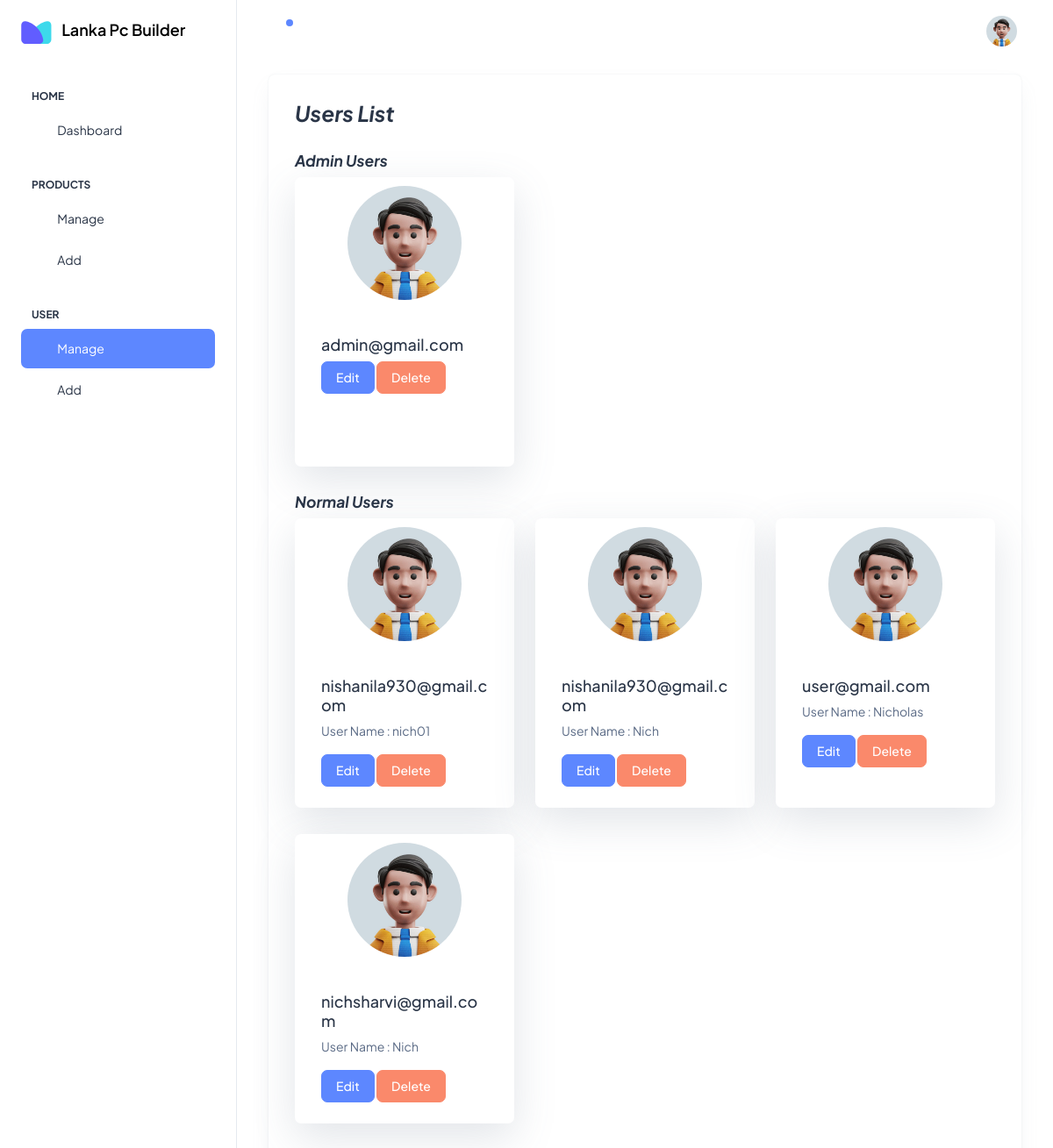
Page /admin/manageUser.php on the committed database.
### tables this page shows
CREATE TABLE IF NOT EXISTS `user` (
  `user_id` int NOT NULL AUTO_INCREMENT,
  `user_name` varchar(60) NOT NULL,
  `user_email` varchar(100) NOT NULL,
  `user_password` varchar(60) NOT NULL,
  PRIMARY KEY (`user_id`)
);

### admin/classs/function.php (called while the page is built, shortened)
<?php
$db = new dbConn();
$conn = $db->getConnection();
class fun {
    function displayUser() {
        global $conn;
        $query = "SELECT * FROM `user`";
        if (mysqli_query($conn, $query)) {
            $user_info = mysqli_query($conn, $query);
            return $user_info;
        }
    }
    function displayAdminUser() {
        global $conn;
        $query_admin = "SELECT * FROM `admin`";
        if (mysqli_query($conn, $query_admin)) {
            $admin_user_info = mysqli_query($conn, $query_admin);
            return $admin_user_info;
        }
    }
}
?>

### admin/manageUser.php (the view, shortened to what this page needs)
<?php
include('classs/function.php');
$fun = new fun();
$user = $fun->displayUser();
$adminUser = $fun->displayAdminUser();
?>
<!doctype html>
<html lang="en">
<head>
    <link rel="stylesheet" href="css/styles.min.css" />
</head>
<body>
    <div class="page-wrapper" id="main-wrapper" data-layout="vertical" data-navbarbg="skin6" data-sidebartype="full" data-sidebar-position="fixed" data-header-position="fixed">
        <aside class="left-sidebar">
            <div>
                <div class="brand-logo d-flex align-items-center justify-content-between">
                    <a href="dashboard.php" class="text-nowrap logo-img text-decoration-none text-black fw-semibold fs-5 text-center">
                        <img src="img/logos/dark-logo.svg" alt="" class="me-2" />
                        Lanka Pc Builder
                    </a>
                </div>
                <nav class="sidebar-nav scroll-sidebar" data-simplebar="">
                    <ul id="sidebarnav">
                        <li class="nav-small-cap">
                            <span class="hide-menu">Home</span>
                        </li>
                        <li class="sidebar-item">
                            <a class="sidebar-link" href="dashboard.php" aria-expanded="false">
                                <span>
                                    <i class="ti ti-layout-dashboard"></i>
                                </span>
                                <span class="hide-menu">Dashboard</span>
                            </a>
                        </li>
                        <li class="nav-small-cap">
                            <span class="hide-menu">Products</span>
                        </li>
                        <li class="sidebar-item">
                            <a class="sidebar-link" href="manageProducts.php" aria-expanded="false">
                                <span>
                                    <i class="ti ti-article"></i>
                                </span>
                                <span class="hide-menu">Manage</span>
                            </a>
                        </li>
                        <li class="sidebar-item">
                            <a class="sidebar-link" href="addProduct.php" aria-expanded="false">
                                <span>
                                    <i class="ti ti-layout-grid-add"></i>
                                </span>
                                <span class="hide-menu">Add</span>
                            </a>
                        </li>
                        <li class="nav-small-cap">
                            <span class="hide-menu">User</span>
                        </li>
                        <li class="sidebar-item">
                            <a class="sidebar-link" href="manageUser.php" aria-expanded="false">
                                <span>
                                    <i class="ti ti-article"></i>
                                </span>
                                <span class="hide-menu">Manage</span>
                            </a>
                        </li>
                        <li class="sidebar-item">
                            <a class="sidebar-link" href="addUser.php" aria-expanded="false">
                                <span>
                                    <i class="ti ti-layout-grid-add"></i>
                                </span>
                                <span class="hide-menu">Add</span>
                            </a>
                        </li>
                    </ul>
                </nav>
            </div>
        </aside>
        <div class="body-wrapper">
            <header class="app-header">
                <nav class="navbar navbar-expand-lg navbar-light">
                    <ul class="navbar-nav">
                        <li class="nav-item">
                            <a class="nav-link nav-icon-hover" href="javascript:void(0)">
                                <i class="ti ti-bell-ringing"></i>
                                <div class="notification bg-primary rounded-circle"></div>
                            </a>
                        </li>
                    </ul>
                    <div class="navbar-collapse justify-content-end px-0" id="navbarNav">
                        <ul class="navbar-nav flex-row ms-auto align-items-center justify-content-end">
                            <li class="nav-item dropdown">
                                <a class="nav-link nav-icon-hover" href="javascript:void(0)" id="drop2" data-bs-toggle="dropdown" aria-expanded="false">
                                    <img src="img/profile/user-1.jpg" alt="" width="35" height="35" class="rounded-circle">
                                </a>
                            </li>
                        </ul>
                    </div>
                </nav>
            </header>
            <div class="container-fluid">
                <div class="container-fluid">
                    <div class="card">
                        <div class="card-body">
                            <h3><b style="font-style: italic;">Users List</b></h3>
                            <br>
                            <h5><b style="font-style: italic;">Admin Users</b></h5>
                            <div class="row">
                                <?php
                                while ($adminUserR = mysqli_fetch_assoc($adminUser)) {
                                ?>
                                    <div class="col-md-4">
                                        <div class="card shadow-lg">
                                            <img style="width: 60%; padding: 10px; border-radius: 50%;display: block;margin: auto;" src="img\profile\user-1.jpg" class="card-img-top" alt="...">
                                            <div class="card-body" style="height: 180px;">
                                                <h5 class="card-title"><?php echo $adminUserR['admin_email'] ?></h5>
                                                <a href="#" class="btn btn-primary">Edit</a>
                                                <a href="?adminUserStatus=delete&&id=<?php echo $adminUserR['admin_id'] ?>" class="btn btn-danger">Delete</a>
                                            </div>
                                        </div>
                                    </div>
                                <?php } ?>
                            </div>
                            <h5><b style="font-style: italic;">Normal Users</b></h5>
                            <div class="row">
                                <?php
                                while ($usr = mysqli_fetch_assoc($user)) {
                                ?>
                                    <div class="col-md-4">
                                        <div class="card shadow-lg">
                                            <img style="width: 60%; padding: 10px; border-radius: 50%;display: block;margin: auto;" src="img\profile\user-1.jpg" class="card-img-top" alt="...">
                                            <div class="card-body" style="height: 180px;">
                                                <h5 class="card-title"><?php echo $usr['user_email'] ?></h5>
                                                <p>User Name :
                                                    <?php
                                                    echo $usr['user_name'];
                                                    ?>
                                                </p>
                                                <a href="#" class="btn btn-primary">Edit</a>
                                                <a href="?userStatus=delete&&id=<?php echo $usr['user_id'] ?>" class="btn btn-danger">Delete</a>
                                            </div>
                                        </div>
                                    </div>
                                <?php } ?>
                            </div>
                        </div>
                    </div>
                </div>
            </div>
        </div>
    </div>
</body>
</html>

### rows in the picture
user: user_email "nishanila930@gmail.com", user_name "nich01"
user: user_email "nishanila930@gmail.com", user_name "Nich"
user: user_email "user@gmail.com", user_name "Nicholas"
user: user_email "nichsharvi@gmail.com", user_name "Nich"

### other values in the picture
$adminUserR['admin_email'] "admin@gmail.com"
